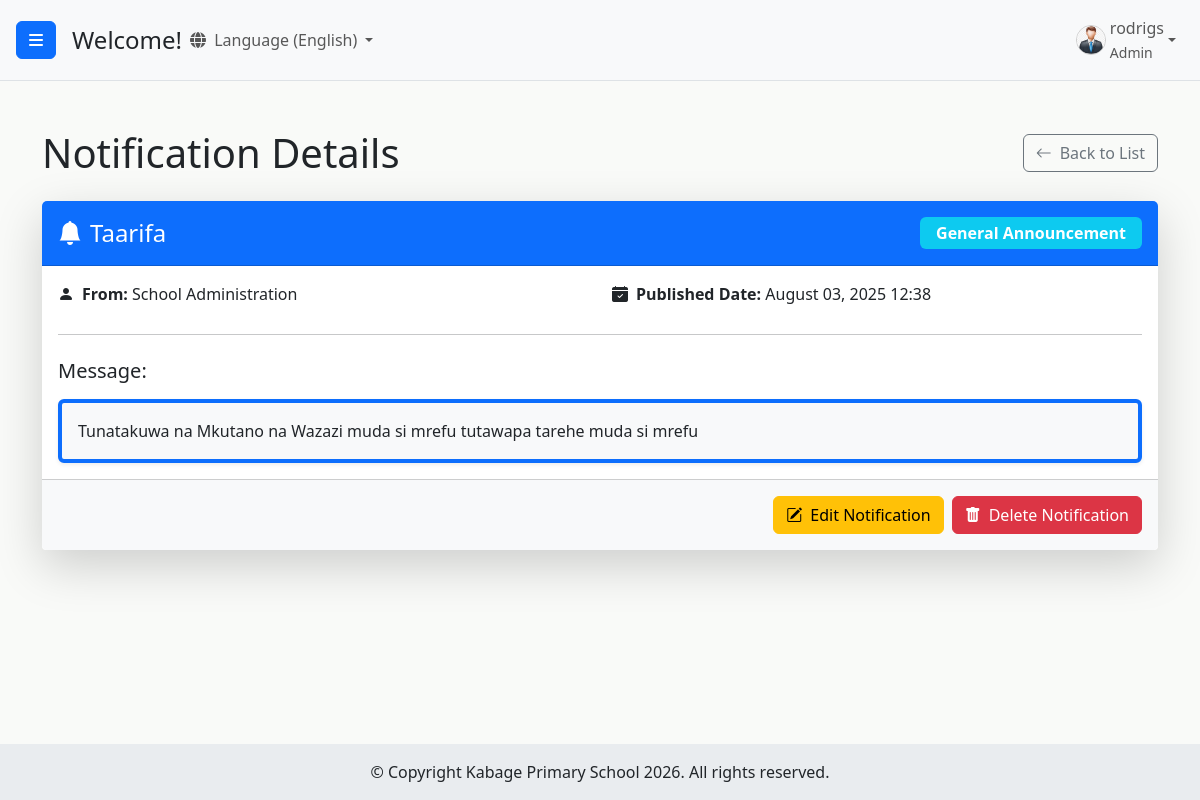
Screenshot of /users/notifications/3/ (signed in) with the database file from the repository.
### users/models.py (models this page shows, shortened)
class CustomUser(AbstractUser):
    ROLE_CHOICES = (
        ('admin', 'Admin'),
        ('headteacher', 'Head Teacher'),
        ('class_teacher', 'Class Teacher'),
        ('academic_teacher', 'Academic Teacher'),
        ('statistic_teacher', 'Statistic Teacher'),
        ('subject_teacher', 'Subject Teacher'),
    )
    GENDER_CHOICES = (
        ('M', 'Male'),
        ('F', 'Female'),
        ('O', 'Other'), # Optional: for inclusivity
    )
    role = models.CharField(max_length=20, choices=ROLE_CHOICES, default='academic_teacher')
    is_approved = models.BooleanField(default=False)
    phone_regex = RegexValidator(regex=r'^\+?1?\d{9,15}$',
                                 message="Phone number must be entered in the format: '+999999999'. Up to 15 digits allowed.")
    phone_number = models.CharField(validators=[phone_regex],
                                    max_length=17,
                                    blank=True,
                                    null=True,
                                    unique=True
                                    )
    gender = models.CharField(max_length=1, choices=GENDER_CHOICES, blank=True, null=True)
    address = models.CharField(max_length=255, blank=True, null=True) # <-- ADD THIS FIELD if it's not there
    security_question_1 = models.CharField(max_length=255, blank=True, null=True)
    security_answer_1 = models.CharField(max_length=255, blank=True, null=True)
    security_question_2 = models.CharField(max_length=255, blank=True, null=True)
    security_answer_2 = models.CharField(max_length=255, blank=True, null=True)
    security_question_3 = models.CharField(max_length=255, blank=True, null=True)
    security_answer_3 = models.CharField(max_length=255, blank=True, null=True)
    security_questions_set = models.BooleanField(default=False)
    groups = models.ManyToManyField(
        Group,
        verbose_name=('groups'),
        blank=True,
        help_text=(
            'The groups this user belongs to. A user will get all permissions '
            'granted to each of their groups.'
        ),
        related_name="customuser_set",
        related_query_name="customuser",
    )
    user_permissions = models.ManyToManyField(
        Permission,
        verbose_name=('user permissions'),
        blank=True,
        help_text=('Specific permissions for this user.'),
        related_name="customuser_set",
        related_query_name="customuser",
    )

class Notification(models.Model):
    NOTIFICATION_TYPES = [
        ('general', 'General Announcement'),
        ('alert', 'Urgent Alert'),
        ('event', 'Event Reminder'),
        ('action', 'Action Required'),
        ('holiday', 'Holiday Notice'), # Added a common type for schools
    ]
    title = models.CharField(max_length=255, help_text="A brief, descriptive title for the notification.")
    message = models.TextField(help_text="The full content of the notification.")
    notification_type = models.CharField(
        max_length=20,
        choices=NOTIFICATION_TYPES,
        default='general',
        help_text="Categorize the notification (e.g., General, Urgent)."
    )
    notify_from = models.CharField(
        max_length=100,
        blank=True, # Allow this field to be empty
        null=True,  # Allow NULL in the database
        default="School Administration", # A good default if nothing is specified
        help_text="Who is sending this notification (e.g., Headteacher, Academic Office, System)."
    )
    published_date = models.DateTimeField(
        default=timezone.now,
        help_text="The date and time this notification becomes visible."
    )
    class Meta:
        ordering = ['-published_date'] # Order by most recent first
        verbose_name = "School Notification"
        verbose_name_plural = "School Notifications"
    def get_tag_class(self):
        if self.notification_type == 'general':
            return 'bg-info text-white'
        elif self.notification_type == 'alert':
            return 'bg-danger text-white'
        elif self.notification_type == 'event':
            return 'bg-warning text-dark'
        elif self.notification_type == 'action':
            return 'bg-primary text-white'
        elif self.notification_type == 'holiday':
            return 'bg-success text-white' # Green for holidays
        return 'bg-secondary text-white' # Default fallback

### users/views.py (the view)
class NotificationDetailView(LoginRequiredMixin, AdminRequiredMixin, DetailView):
    model = Notification
    template_name = 'users/notification_detail.html' # You'll need to create this template
    context_object_name = 'notification'

### users/views.py (called while the page is built)
    def test_func(self):
        return self.request.user.is_staff # or self.request.user.is_superuser if only superusers

### users/templates/users/notification_detail.html (shortened to what this page needs)
{% extends 'base.html' %}
{% load i18n %}
{% block content %}
<div class="container mt-4">
    <div class="d-flex justify-content-between align-items-center mb-4">
        <h1 class="mb-0">Notification Details</h1>
        <a href="{% url 'notification_list' %}" class="btn btn-outline-secondary">
            <i class="bi bi-arrow-left me-2"></i>Back to List
        </a>
    </div>
    <div class="card shadow-lg border-0 mb-4">
        <div class="card-header bg-primary text-white d-flex justify-content-between align-items-center py-3">
            <h4 class="mb-0"><i class="bi bi-bell-fill me-2"></i>{{ notification.title }}</h4>
            <span class="badge {{ notification.get_tag_class }} fs-6 px-3 py-2">
                {{ notification.get_notification_type_display }}
            </span>
        </div>
        <div class="card-body">
            <div class="row mb-3">
                <div class="col-md-6">
                    <p class="mb-1"><strong><i class="bi bi-person-fill me-2"></i>From:</strong> {{ notification.notify_from }}</p>
                </div>
                <div class="col-md-6">
                    <p class="mb-1"><strong><i class="bi bi-calendar-check-fill me-2"></i>Published Date:</strong> {{ notification.published_date|date:"F d, Y H:i" }}</p>
                </div>
            </div>
            <hr class="my-4">
            <h5 class="card-title mb-3">Message:</h5>
            <div class="card p-3 bg-light border-start border-primary border-4 rounded">
                <p class="card-text mb-0">{{ notification.message|linebreaksbr }}</p>
            </div>
        </div>
        <div class="card-footer bg-light d-flex justify-content-end gap-2 py-3">
            <a href="{% url 'notification_update' notification.pk %}" class="btn btn-warning">
                <i class="bi bi-pencil-square me-2"></i>Edit Notification
            </a>
            <a href="{% url 'notification_delete' notification.pk %}" class="btn btn-danger">
                <i class="bi bi-trash-fill me-2"></i>Delete Notification
            </a>
        </div>
    </div>
</div>
{% endblock %}

### templates/base.html (shortened to what this page needs)
{% load static %}
{% load i18n %}
<!DOCTYPE html>
<html lang="en">
<head>
    <link href="https://cdn.jsdelivr.net/npm/bootstrap@5.3.3/dist/css/bootstrap.min.css" rel="stylesheet">
    <link rel="stylesheet" href="https://cdn.jsdelivr.net/npm/bootstrap-icons@1.10.5/font/bootstrap-icons.css">
    <link rel="stylesheet" href="https://cdnjs.cloudflare.com/ajax/libs/font-awesome/6.5.2/css/all.min.css" />
    {% block dashboard_css %}
        <link rel="stylesheet" href="{% static 'users/css/dashboard.css' %}">
    {% endblock %}
</head>
<body class="d-flex flex-column min-vh-100">
    {% block body_content %}
        <div class="d-flex flex-grow-1" id="wrapper">
            <div id="page-content-wrapper" class="flex-grow-1 d-flex flex-column">
                <nav class="navbar navbar-expand-lg navbar-light bg-light border-bottom">
                    <button class="btn btn-primary" id="menu-toggle">
                        <i class="fas fa-bars"></i>
                    </button>
                    <h4 class="ms-3 my-0">{% block page_heading %}Welcome!{% endblock %}</h4>
                    {% get_current_language as LANGUAGE_CODE %}
                <div class="collapse navbar-collapse" id="navbarSupportedContent">
                    <ul class="navbar-nav me-auto mt-2 mt-lg-0">
                        <li class="nav-item dropdown">
                            <a class="nav-link dropdown-toggle" href="#" id="navbarDropdownLanguage" role="button" data-bs-toggle="dropdown" aria-expanded="false">
                                <i class="fas fa-globe me-1"></i>
                                {% if LANGUAGE_CODE == 'en' %}{% translate "Language" %} (English){% else %}{% translate "Language" %} (Kiswahili){% endif %}
                            </a>
                                {% get_language_info for 'en' as lang_en %}
                                {% get_language_info for 'sw' as lang_sw %}
                        </li>
                    </ul>
                    <ul class="navbar-nav mt-2 mt-lg-0">
                        {% if user.is_authenticated %}
                            <li class="nav-item dropdown">
                                <a class="nav-link dropdown-toggle d-flex align-items-center" href="#" id="navbarDropdownDashboard" role="button" data-bs-toggle="dropdown" data-bs-display="static" aria-expanded="false">
                                    {% if user.gender == 'M' %}
                                        <img src="{% static 'users/img/male_icon.png' %}" alt="Male User Icon" class="rounded-circle me-1" style="width: 30px; height: 30px; object-fit: cover;">
                                    {% elif user.gender == 'F' %}
                                        <img src="{% static 'users/img/female_icon.png' %}" alt="Female User Icon" class="rounded-circle me-1" style="width: 30px; height: 30px; object-fit: cover;">
                                    {% else %}
                                        <i class="fas fa-user me-1"></i>
                                    {% endif %}
                                    <span>
                                        {% if user.first_name and user.last_name %}
                                            {{ user.first_name }} {{ user.last_name }}
                                        {% else %}
                                            {{ user.username }}
                                        {% endif %}
                                        {% if user.role %}
                                            <br><small>{{ user.get_role_display }}</small>
                                        {% endif %}
                                    </span>
                                </a>
                            </li>
                        {% else %}
                            <li class="nav-item">
                                <a class="nav-link" href="{% url 'login' %}">{% translate "Login" %}</a>
                            </li>
                        {% endif %}
                    </ul>
                </div>
                </nav>
                <div id="main-content-area" class="flex-grow-1 overflow-auto">
                    {% block content %}{% endblock %}
                </div>
            </div>
        </div>
    {% endblock body_content %}
    <footer id="main-site-footer" class="text-dark text-center py-3">
        <div class="container-fluid">
            <p class="mb-0">&copy; Copyright Kabage Primary School {% now "Y" %}. All rights reserved.</p>
        </div>
    </footer>
</body>
</html>

### users/static/users/css/dashboard.css (style rules this page uses)
html, body { height: 100%; margin: 0; padding: 0; font-family: 'Segoe UI', Tahoma, Geneva, Verdana, sans-serif; overflow-x: hidden; }
body { display: flex; flex-direction: column; min-height: 100vh; }
#wrapper { display: flex; flex-grow: 1; width: 100%; overflow: hidden; }
#page-content-wrapper { display: flex; flex-direction: column; flex-grow: 1; overflow-x: hidden; width: 100%; transition: margin .25s ease-out; }
#main-content-area { flex-grow: 1; padding: 1.5rem; background-color: #f9faf8; padding-bottom: 70px; }
@media (min-width: 768px) { #page-content-wrapper { width: calc(100% - 250px); } }
#page-content-wrapper .navbar { padding: 0.5rem 1rem; }
.navbar-nav .nav-item .nav-link img { border: 1px solid #ccc; }
#main-site-footer { background-color: #e9ecef; color: #343a40; text-align: center; padding: 1rem 0; width: 100%; flex-shrink: 0; z-index: 10; }
.card { border: 1px solid rgba(0,0,0,.125); border-radius: 0.25rem; background-color: #fff; box-shadow: 0 0.125rem 0.25rem rgba(0,0,0,.075); height: 100%; display: flex; flex-direction: column; }
#wrapper { display: flex; }
#page-content-wrapper { min-width: 0; width: 100%; display: flex; flex-direction: column; }

### rows the page displays
CustomUser: username "rodrigs", role "Admin"
Notification: title "Taarifa", notification_type "General Announcement", notify_from "School Administration", published_date "August 03, 2025 12:38", message "Tunatakuwa na Mkutano na Wazazi muda si mrefu tutawapa tarehe muda si mrefu"
